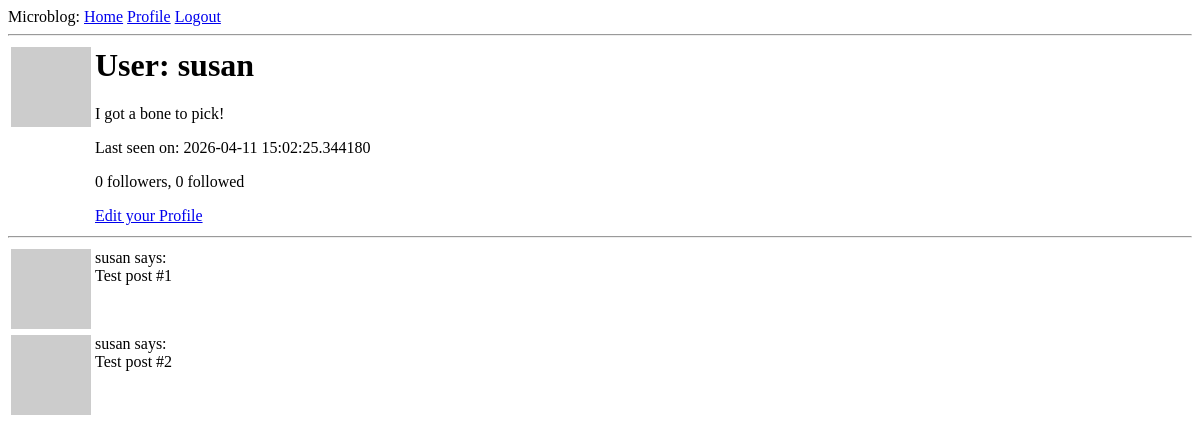
Before: /user/susan (signed in) with the older database file.
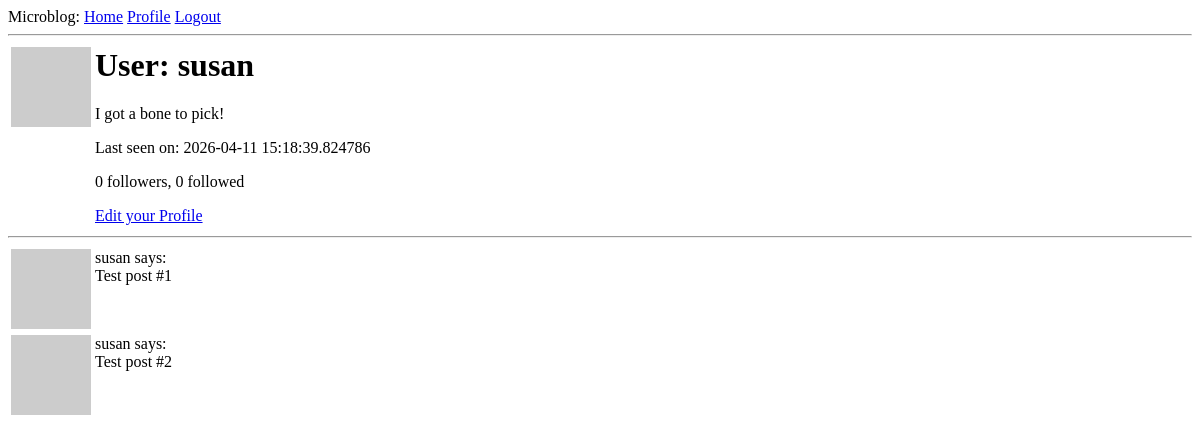
After: the same page with the newer database file.
### app/models.py (models this page shows, shortened)
class User(UserMixin, db.Model):
    id = db.Column(db.Integer, primary_key = True)
    username = db.Column(db.String(64), index=True, unique=True)
    email = db.Column(db.String(128), index=True, unique=True)
    password_hash = db.Column(db.String(128))
    posts = db.relationship('Post', backref='author', lazy='dynamic')
    about_me = db.Column(db.String(140))
    last_seen = db.Column(db.DateTime, default=datetime.utcnow)
    def avatar(self, size):
        digest = md5(self.email.lower().encode('utf-8')).hexdigest()
        return 'https://www.gravatar.com/avatar/{}?d=identicon&s={}'.format(
            digest, size
        )
    followed = db.relationship(
        'User', secondary=followers,
        primaryjoin = (followers.c.follower_id == id),
        secondaryjoin = (followers.c.followed_id == id),
        backref=db.backref('followers', lazy='dynamic'), lazy='dynamic')

### app/routes.py (the view)
@app.route('/user/<username>')
@login_required
def user(username):
    user = User.query.filter_by(username=username).first_or_404()
    posts = [
        {'author': user, 'body': 'Test post #1'},
        {'author': user, 'body': 'Test post #2'}
    ]
    form = EmptyForm()
    return render_template('user.html', user=user, posts=posts, form=form)

### app/models.py (called while the page is built)
@login.user_loader
def load_user(id):
    return User.query.get(int(id))

### app/routes.py (called while the page is built)
@app.before_request
def before_request():
    if current_user.is_authenticated:
        current_user.last_seen = datetime.utcnow()
        db.session.commit()

### app/templates/user.html (shortened to what this page needs)
{% extends "base.html" %}
{% block content %}
    <table>
        <tr valign="top">
            <td><img src="{{ user.avatar(128) }}"></td>
            <td>
                <h1>User: {{ user.username }}</h1>
                {% if user.about_me %}<p>{{ user.about_me }}</p>{% endif %}
                {% if user.last_seen %}<p>Last seen on: {{ user.last_seen }}</p>{% endif %}
                <p>{{ user.followers.count() }} followers, {{ user.followed.count() }} followed</p>
                {% if user == current_user %}
                <p><a href="{{ url_for('edit_profile') }}">Edit your Profile</a></p>
                {% endif %}
            </td>
        </tr>
    </table>
    <hr>
    {% for post in posts %}
        {% include '_post.html' %}
    {% endfor %}
{% endblock %}

### app/templates/base.html (shortened to what this page needs)
<html>
    <head>
    </head>
    <body>
        <div>
            Microblog:
            <a href="{{ url_for('index') }}">Home</a>
            {% if current_user.is_anonymous %}
            <a href="{{ url_for('login') }}">Login</a>
            {% else %}
            <a href="{{ url_for('user', username=current_user.username) }}">Profile</a>
            <a href="{{ url_for('logout') }}">Logout</a>
            {% endif %}
        </div>
        <hr>
        {% block content %}{% endblock %}
    </body>
</html>

### app/templates/_post.html
<table>
    <tr valign="top">
        <td>
            <img src="{{ post.author.avatar(36) }}">
        </td>
        <td>
            {{ post.author.username }} says:<br>{{ post.body }}
        </td>
    </tr>
</table>

Changed rows visible on the page:
changed User "susan": last_seen "2026-04-11 15:02:25.344180" → "2026-04-11 15:18:39.824786"
